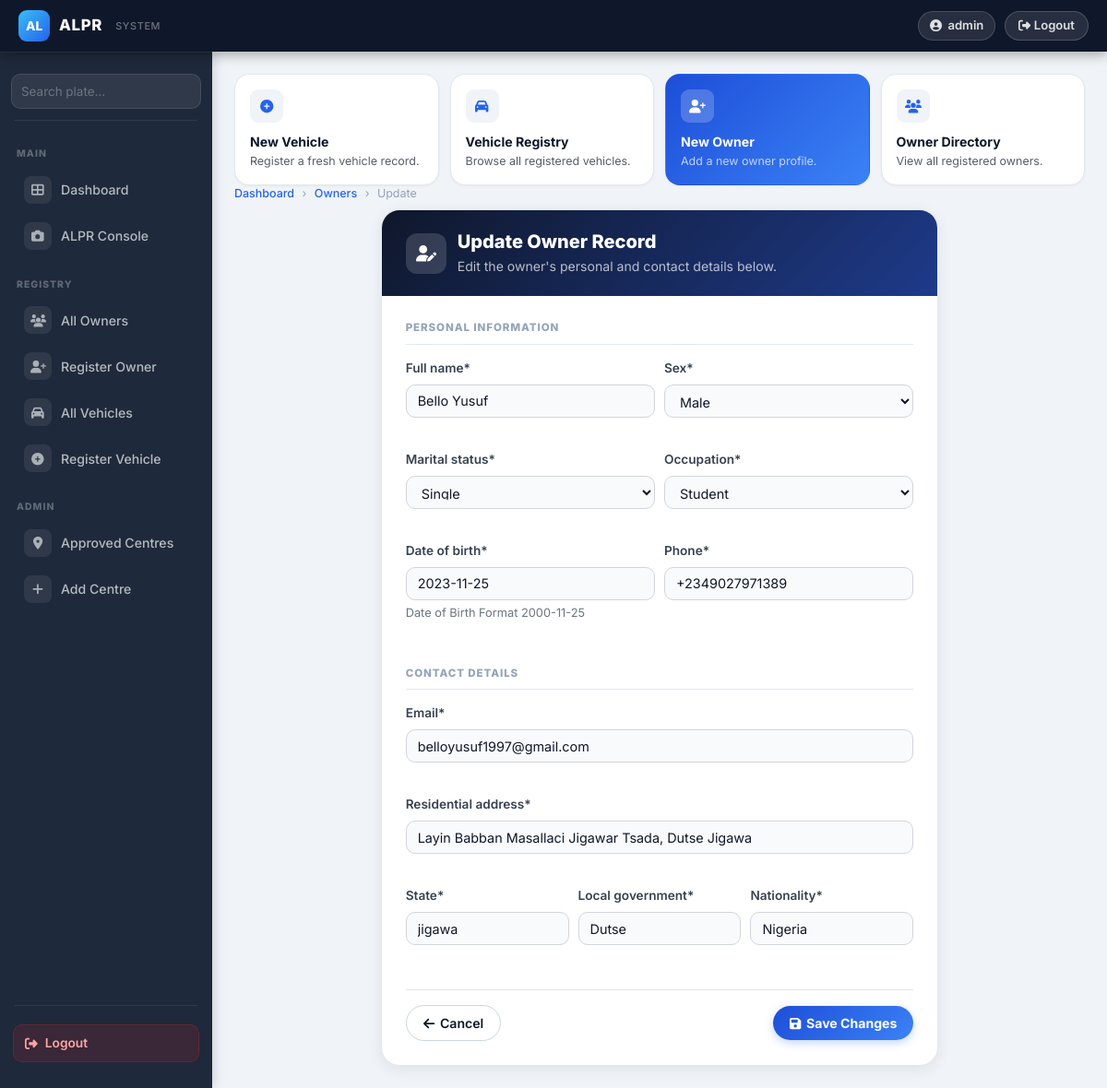
Page /owner-update/1/owner/ (signed in) on the committed database.
### owners/models.py (models this page shows, shortened)
class TimeModels(models.Model):
    created = models.DateTimeField(auto_now=False, auto_now_add=True)
    updated = models.DateTimeField(auto_now=True, auto_now_add=False)
    class Meta:
        abstract = True

class Owner(TimeModels):
    SEX_TYPE = (
        ("Male", "Male"),
        ("Female", "Female"),
    )
    MARITAL_STATUS = (
        ("Single", "Single"),
        ("Married", "Married"),
        ("Divorced", "Divorced"),
    )
    OCCUPATION = (
        ("Student", "Student"),
        ("Civil Servant", "Civil Servant"),
        ("Business", "Business"),
    )
    full_name = models.CharField(max_length=100)
    sex = models.CharField(choices=SEX_TYPE ,max_length=50)
    marital_status = models.CharField(choices=MARITAL_STATUS ,max_length=50)
    occupation = models.CharField(choices=OCCUPATION, max_length=50)
    date_of_birth = models.DateField(auto_now=False, auto_now_add=False, help_text="Date of Birth Format 2000-11-25")
    phone = models.CharField(max_length=20)
    email = models.EmailField(max_length=254)
    residential_address = models.CharField(max_length=50)
    state = models.CharField(max_length=50)
    local_government = models.CharField(("Local government"), max_length=50)
    nationality = models.CharField(max_length=50)
    class Meta:
        verbose_name = 'Owner'
        verbose_name_plural = 'Owners'

### owners/views.py (the view)
# urls.py: path("owner-update/<int:pk>/owner/", OwnerRegistrationsUpdateViews.as_view(), name="owner-update"),
class OwnerRegistrationsUpdateViews(LoginRequiredMixin, SuccessMessageMixin, UpdateView):
    model = Owner
    fields = "__all__"
    context_object_name = "form"
    success_url = reverse_lazy("dashboard")
    success_message = "%(full_name)s was updated successfully"
    template_name = "content/update.html"

### owners/templates/content/update.html (shortened to what this page needs)
{% extends "base.html" %}
{% load crispy_forms_tags %}
{% block content %}
{% include "include/header.html" %}
<div class="breadcrumb-bar mb-2">
  <a href="{% url 'dashboard' %}">Dashboard</a> <span>›</span>
  <a href="{% url 'owner-list' %}">Owners</a> <span>›</span> Update
</div>
<div class="row justify-content-center mt-2">
  <div class="col-lg-9 col-xl-8">
    <div class="form-card">
      <div class="form-card-header">
        <div style="display:flex;align-items:center;gap:12px;">
          <div style="width:44px;height:44px;border-radius:12px;background:rgba(255,255,255,.15);display:flex;align-items:center;justify-content:center;font-size:1.1rem;color:#fff;">
            <i class="fas fa-user-edit"></i>
          </div>
          <div>
            <h2>Update Owner Record</h2>
            <p>Edit the owner's personal and contact details below.</p>
          </div>
        </div>
      </div>
      <div class="form-card-body">
        <form action="" method="POST" novalidate>
          <div class="form-section-title">Personal Information</div>
          <div class="form-row">
            <div class="form-group col-md-6">{{ form.full_name|as_crispy_field }}</div>
            <div class="form-group col-md-6">{{ form.sex|as_crispy_field }}</div>
          </div>
          <div class="form-row">
            <div class="form-group col-md-6">{{ form.marital_status|as_crispy_field }}</div>
            <div class="form-group col-md-6">{{ form.occupation|as_crispy_field }}</div>
          </div>
          <div class="form-row">
            <div class="form-group col-md-6">{{ form.date_of_birth|as_crispy_field }}</div>
            <div class="form-group col-md-6">{{ form.phone|as_crispy_field }}</div>
          </div>
          <div class="form-section-title mt-3">Contact Details</div>
          <div class="form-row">
            <div class="form-group col-md-12">{{ form.email|as_crispy_field }}</div>
          </div>
          <div class="form-row">
            <div class="form-group col-md-12">{{ form.residential_address|as_crispy_field }}</div>
          </div>
          <div class="form-row">
            <div class="form-group col-md-4">{{ form.state|as_crispy_field }}</div>
            <div class="form-group col-md-4">{{ form.local_government|as_crispy_field }}</div>
            <div class="form-group col-md-4">{{ form.nationality|as_crispy_field }}</div>
          </div>
          <div class="d-flex justify-content-between align-items-center mt-3 pt-3" style="border-top:1px solid #e2e8f0;">
            <a href="{% url 'owner-list' %}" class="btn-secondary-ui">
              <i class="fas fa-arrow-left"></i> Cancel
            </a>
            <button type="submit" class="btn-primary-ui">
              <i class="fas fa-save"></i> Save Changes
            </button>
          </div>
        </form>
      </div>
    </div>
  </div>
</div>
{% endblock %}

### owners/templates/base.html (shortened to what this page needs)
{% load static %}
<!DOCTYPE html>
<html lang="en">
<head>
  <link rel="stylesheet" href="{% static 'css/bootstrap.css' %}">
  <link rel="stylesheet" href="{% static 'css/all.css' %}">
</head>
<body>
  <nav class="top-navbar">
    <div style="display:flex;align-items:center;gap:12px;">
      <a class="top-navbar-brand" href="{% url 'dashboard' %}">
        <div class="brand-icon">AL</div>
        <div>
          <div class="brand-name">ALPR</div>
        </div>
        <div class="brand-sub ml-1">SYSTEM</div>
      </a>
    </div>
    <div class="top-navbar-right">
      <span class="nav-user-pill d-none d-md-flex">
        <i class="fas fa-user-circle"></i>
        {{ request.user.username }}
      </span>
      <form method="post" action="{% url 'logout' %}" class="nav-logout-form">
        <button type="submit" class="nav-logout-btn">
          <i class="fas fa-sign-out-alt"></i> Logout
        </button>
      </form>
    </div>
  </nav>
  <aside class="sidebar" id="sidebar">
    <div class="sidebar-search">
      <form action="{% url 'search' %}" method="get">
        <div class="sidebar-search-inner">
          <input type="text" name="q" placeholder="Search plate…" autocomplete="off">
        </div>
      </form>
    </div>
    <div class="sidebar-divider"></div>
    <div class="sidebar-section-label">Main</div>
    <a href="{% url 'dashboard' %}" class="sidebar-link {% if request.resolver_match.view_name == 'dashboard' %}active{% endif %}">
      <span class="si"><i class="fas fa-th-large"></i></span> Dashboard
    </a>
    <a href="{% url 'alpr-upload' %}" class="sidebar-link {% if request.resolver_match.view_name == 'alpr-upload' %}active{% endif %}">
      <span class="si"><i class="fas fa-camera"></i></span> ALPR Console
    </a>
    <div class="sidebar-section-label">Registry</div>
    <a href="{% url 'owner-list' %}" class="sidebar-link {% if request.resolver_match.view_name in 'owner-list,owner-detail' %}active{% endif %}">
      <span class="si"><i class="fas fa-users"></i></span> All Owners
    </a>
    <a href="{% url 'owner-create' %}" class="sidebar-link {% if request.resolver_match.view_name == 'owner-create' %}active{% endif %}">
      <span class="si"><i class="fas fa-user-plus"></i></span> Register Owner
    </a>
    <a href="{% url 'car-list' %}" class="sidebar-link {% if request.resolver_match.view_name == 'car-list' %}active{% endif %}">
      <span class="si"><i class="fas fa-car"></i></span> All Vehicles
    </a>
    <a href="{% url 'car-create' %}" class="sidebar-link {% if request.resolver_match.view_name == 'car-create' %}active{% endif %}">
      <span class="si"><i class="fas fa-plus-circle"></i></span> Register Vehicle
    </a>
    <div class="sidebar-section-label">Admin</div>
    <a href="{% url 'state-list' %}" class="sidebar-link {% if request.resolver_match.view_name == 'state-list' %}active{% endif %}">
      <span class="si"><i class="fas fa-map-marker-alt"></i></span> Approved Centres
    </a>
    <a href="{% url 'state-create' %}" class="sidebar-link {% if request.resolver_match.view_name == 'state-create' %}active{% endif %}">
      <span class="si"><i class="fas fa-plus"></i></span> Add Centre
    </a>
    <div class="sidebar-divider" style="margin-top:auto;"></div>
    <div style="padding:12px 14px;">
      <form method="post" action="{% url 'logout' %}">
        <button type="submit" style="width:100%;display:flex;align-items:center;gap:8px;padding:9px 12px;background:rgba(220,38,38,.15);border:1px solid rgba(220,38,38,.25);border-radius:10px;color:#fca5a5;font-size:.86rem;font-weight:600;cursor:pointer;transition:background .15s;">
          <i class="fas fa-sign-out-alt"></i> Logout
        </button>
      </form>
    </div>
  </aside>
  <div class="main-content">
    <div class="page-body">
      {% block content %}{% endblock %}
    </div>
  </div>
</body>
</html>

### owners/static/css/all.css (style rules this page uses)
.fa-arrow-left:before { content: "\f060"; }
.fa-camera:before { content: "\f030"; }
.fa-car:before { content: "\f1b9"; }
.fa-plus:before { content: "\f067"; }
.fa-user-plus:before { content: "\f234"; }
.fa-users:before { content: "\f0c0"; }

### rows in the picture
Owner: full_name "Bello Yusuf", sex "Male", marital_status "Single", occupation "Student", date_of_birth "2023-11-25", phone "+2349027971389", email "belloyusuf1997@gmail.com", residential_address "Layin Babban Masallaci Jigawar Tsada, Dutse Jigawa", state "jigawa", local_government "Dutse", nationality "Nigeria"

### other values in the picture
{{ request.user.username }} "admin"
